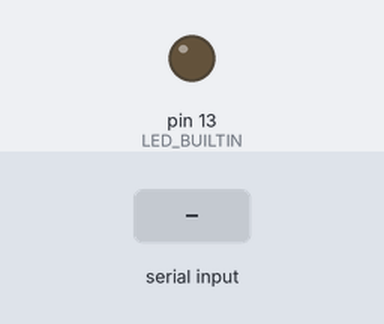
A sketch run on a simulated Arduino Uno, built with avr-gcc and run on an emulated ATmega328P. Parts: output pins drawn as LEDs (lit = HIGH). The test bench sets the inputs (shaded band). What the sketch prints to the serial monitor is not drawn.

Above: at 1.2 s.
1.3 s: "1\n" received over Serial
At 3.8 s:
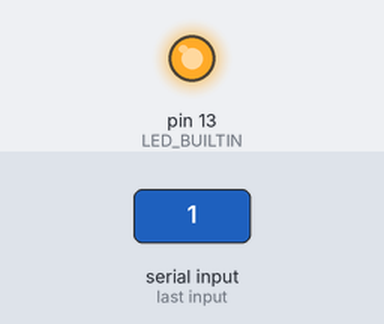
Timing chart, 0 to 10.3 s (numbered marks = the images above; inputs shaded):
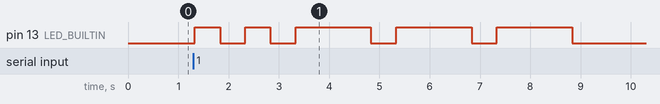

Measured:
- after the input at 1.3 s, pin 13 (LED_BUILTIN): goes HIGH 0.50 s, LOW 0.50 s, HIGH 0.50 s, 3 × (LOW 0.50 s, HIGH 1.5 s), then LOW, starting at once

The sketch:

main.ino
```cpp
#include <stdint.h>
#include "morseTranslator.h"

// ====== LED =======
const char DOT = '.';
const char MINUS = '-';
int8_t stateOfLed = 0;

// === Intervals ====
const uint16_t INTERVAL = 500;  // in milliseconds

// ===== Timer ======
unsigned long startMillis;
unsigned long currentMillis;
int8_t ongoingBlinking = false;

// ===== Morse ======
morseTranslator MT;
char *translation = nullptr;
uint8_t translation_index = 0;
char currentChar;
uint8_t incomingBytes = 0;

// ==================

void setup() {
  Serial.begin(9600);
  pinMode(LED_BUILTIN, OUTPUT);
  startMillis = millis();

  Serial.println("==== Ready to translate ====");
}

void loop() {

  if (Serial.available() && !ongoingBlinking) {  // wait to finish the previous blinking
    delay(30);                                   // wait for the data to arrive

    incomingBytes = Serial.available();

    // at the end of the text typed there is one more character: 10 -> LineFeed
    // so we have to add a Null Char ('\0') to detect the end of the char array
    char input[incomingBytes + 1];  // +1 to add the '/0' char at the end

    for (uint8_t i = 0; i < incomingBytes; i++) {
      input[i] = Serial.read();
      if (input[i] == 10)
        input[i] = ' ';  // get rid of the 'line feed' because it's not pretty on display (but the code works anyway)
    }
    input[incomingBytes] = '\0';

    Serial.print("Input:\t");
    Serial.println(input);

    // ===Translation====
    translation = MT.translate(input);  // MT.translate returns the pointer of the translation (which is a class variable)
    Serial.print("Morse:\t");
    Serial.println(translation);
    translation_index = 0;  // start blinking at the beginning of the translation

    Serial.print("Blink:\t");
  }

  if (translation != nullptr and *(translation + translation_index) != '\0') {  // if the translation exists

    ongoingBlinking = true;  // don't interrupt while ongoingBlinking
    currentMillis = millis();
    currentChar = *(translation + translation_index);  // can be MT.UP ('=') or MT.DOWN ('.')

    if (currentMillis - startMillis >= INTERVAL) {  // check if the time interval has elapsed

      if (currentChar == MT.UP) {
        stateOfLed = 1;
      } else if (currentChar == MT.DOWN) {
        stateOfLed = 0;
      }

      digitalWrite(LED_BUILTIN, stateOfLed);  // change the state of the led
      startMillis = currentMillis;            // restart countdown for the time interval

      Serial.print(currentChar);
      translation_index++;  // go to next char of the translation
    }
  } else if (ongoingBlinking && millis() - startMillis >= INTERVAL) {  // if we arrive at the end of the translation
    ongoingBlinking = false;                                           // now we can start another blinking
    stateOfLed = 0;                                                    // and we restart the state of the led
    digitalWrite(LED_BUILTIN, stateOfLed);
    Serial.println("\nReturning to state 0\n");
  }
}
```

morseTranslator.cpp
```cpp
#include "morseTranslator.h"

/**
 * @brief Construct a new morse Translator::morse Translator object
 */
morseTranslator::morseTranslator() {
}

/**
 * @brief Destroy the morse Translator::morse Translator object
 */
morseTranslator::~morseTranslator() {
}

/**
 * @brief Get the code morse of a single character
 *
 * @param c : the char to translate
 * @return const char*
 */
const char *morseTranslator::_getMorse(char c) {
  uint8_t i = 0;
  while (i < this->_nbOfChars) {
    if (this->_characters[i] == c)
      return this->_morseCode[i];
    i++;
  }
  return this->_nullMorse;
}

/**
 * @brief Get the morse code of a char array
 *
 * @param text : the char array to translate
 * @return char* : the pointer to the translated char array, ends with '\0'
 */
char *morseTranslator::translate(const char text[]) {
  uint16_t lengthText = 0;
  while (text[lengthText] != '\0')  // calculate the length of the text
    lengthText++;

  const char *m;
  uint8_t morse_index = 0;
  uint16_t translation_index = 0;

  for (uint16_t text_index = 0; text_index < lengthText; text_index++) {
    if (text[text_index] == ' ')  // we will handle spaces only if there is text after it
      continue;

    // === handle spaces ===
    if (text_index > 0) {
      // if the previous character is part of the word, add '...'
      if (text[text_index - 1] != ' ')
        for (uint8_t i = 0; i < 3; i++)
          this->_translation[translation_index++] = this->DOWN;

      // if the previous character was a space, add '.......'
      else if (text[text_index - 1] == ' ') {
        for (uint8_t i = 0; i < 7; i++)
          this->_translation[translation_index++] = this->DOWN;
      }
    }

    m = this->_getMorse(text[text_index]);  // m only contains '.' and '-'
    morse_index = 0;

    // change '.-' into '=.==='
    // m contains '.-' and _translation contains '=.==='
    while (*(m + morse_index) != '\0') {

      if (translation_index > 0 && this->_translation[translation_index - 1] == this->UP)  // if the previous character is UP ('=')
        this->_translation[translation_index++] = this->DOWN;                              // add a DOWN ('.')

      if (*(m + morse_index) == this->SHORT) {
        // *(m + morse_index) = '.'
        this->_translation[translation_index++] = this->UP;

      } else {
        // *(m + morse_index) = '-'
        for (uint8_t i = 0; i < 3; i++)
          this->_translation[translation_index++] = this->UP;
      }

      morse_index++;
    }
  }

  // refill the rest of the _translation with '\0'
  // in order to clean the previous translation
  for (translation_index; translation_index < this->_translationLength; translation_index++)
    this->_translation[translation_index] = '\0';

  return this->_translation;
}
```

morseTranslator.h
```cpp
#ifndef MORSE_TRANSLATOR_H
#define MORSE_TRANSLATOR_H

#include <stdint.h>

class morseTranslator {
private:
  static const uint8_t _nbOfChars = 62;
  const char _characters[_nbOfChars] = { 'a', 'b', 'c', 'd', 'e', 'f', 'g', 'h', 'i', 'j', 'k', 'l', 'm', 'n', 'o', 'p', 'q', 'r', 's', 't', 'u', 'v', 'w', 'x', 'y', 'z',
                                         'A', 'B', 'C', 'D', 'E', 'F', 'G', 'H', 'I', 'J', 'K', 'L', 'M', 'N', 'O', 'P', 'Q', 'R', 'S', 'T', 'U', 'V', 'W', 'X', 'Y', 'Z',
                                         '0', '1', '2', '3', '4', '5', '6', '7', '8', '9' };
  // we save the morse code as '.-' instead of '=.===' because it requires less space
  const char *_morseCode[_nbOfChars] = {
    ".-", "-...", "-.-.", "-..", ".", "..-.", "--.", "....", "..", ".---", "-.-", ".-..", "--", "-.", "---", ".--.", "--.-", ".-.", "...", "-", "..-", "...-", ".--", "-..-", "-.--", "--..",
    ".-", "-...", "-.-.", "-..", ".", "..-.", "--.", "....", "..", ".---", "-.-", ".-..", "--", "-.", "---", ".--.", "--.-", ".-.", "...", "-", "..-", "...-", ".--", "-..-", "-.--", "--..",
    ".----", "..---", "...--", "....-", ".....", "-....", "--...", "---..", "----.", "-----"
  };

  const char SHORT = '.';
  const char LONG = '-';

  const char _nullMorse[1] = { '\0' };

  static const uint16_t _translationLength = 200;
  char _translation[_translationLength];

  /**
   * @brief Get the code morse of a single character
   *
   * @param c : the char to translate
   * @return const char*
   */
  const char *_getMorse(char c);

public:
  // default: =
  char UP = '=';
  // default: .
  char DOWN = '.';

  /**
   * @brief Construct a new morse Translator::morse Translator object
   */
  morseTranslator();
  /**
   * @brief Destroy the morse Translator::morse Translator object
   */
  ~morseTranslator();

  /**
   * @brief Get the morse code of a char array
   *
   * @param text : the sentence [char array] to translate
   * @return char* : the pointer to the translated char array, ends with '\0'
   */
  char *translate(const char text[]);
};

#endif
```
